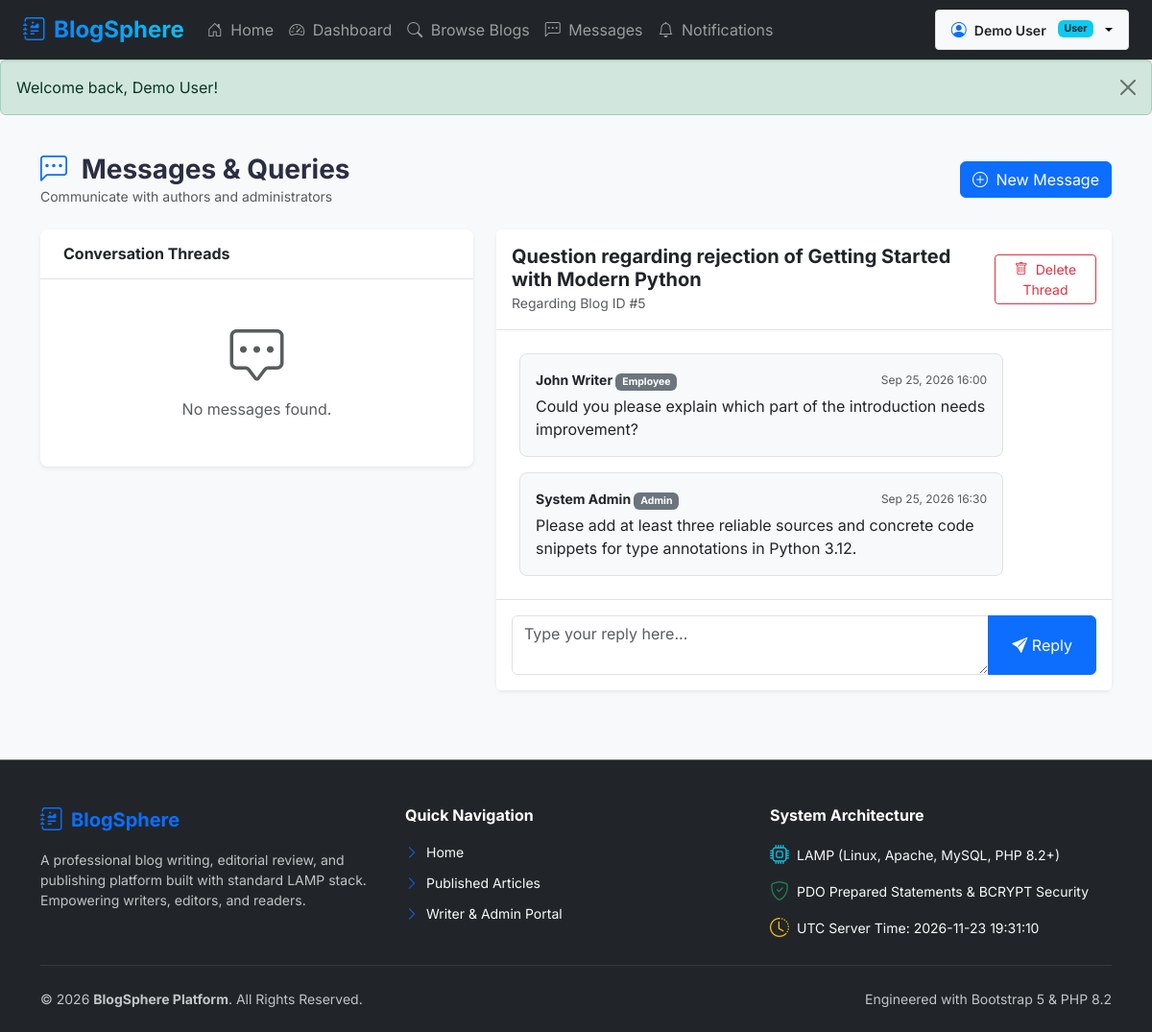
Page /user/messages.php?thread_id=1 (signed in) on the committed database.
### tables this page shows
CREATE TABLE `messages` (
  `id` INT AUTO_INCREMENT PRIMARY KEY,
  `sender_id` INT NOT NULL,
  `receiver_id` INT NOT NULL,
  `blog_id` INT DEFAULT NULL,
  `subject` VARCHAR(255),
  `message` TEXT NOT NULL,
  `parent_message_id` INT DEFAULT NULL,
  `status` ENUM('unread','read') DEFAULT 'unread',
  `created_at` TIMESTAMP DEFAULT CURRENT_TIMESTAMP,
  FOREIGN KEY (`sender_id`) REFERENCES `users`(`id`) ON DELETE CASCADE,
  FOREIGN KEY (`receiver_id`) REFERENCES `users`(`id`) ON DELETE CASCADE,
  FOREIGN KEY (`blog_id`) REFERENCES `blogs`(`id`) ON DELETE SET NULL,
  FOREIGN KEY (`parent_message_id`) REFERENCES `messages`(`id`) ON DELETE SET NULL
);

CREATE TABLE `users` (
  `id` INT AUTO_INCREMENT PRIMARY KEY,
  `username` VARCHAR(100) UNIQUE NOT NULL,
  `name` VARCHAR(100) NOT NULL,
  `email` VARCHAR(150) UNIQUE NOT NULL,
  `password` VARCHAR(255) NOT NULL,
  `role` ENUM('admin','employee','user') NOT NULL DEFAULT 'user',
  `profile_image` VARCHAR(255) DEFAULT NULL,
  `status` ENUM('active','inactive','blocked') DEFAULT 'active',
  `created_at` TIMESTAMP DEFAULT CURRENT_TIMESTAMP
);

### user/messages.php (the view, shortened to what this page needs)
<?php
$pdo = getDBConnection();
$userId = $_SESSION['user_id'];
$stmt = $pdo->prepare("
    SELECT m.*,
           sender.name AS sender_name, sender.role AS sender_role,
           receiver.name AS receiver_name, receiver.role AS receiver_role,
           b.title AS blog_title
    FROM messages m
    JOIN users sender ON m.sender_id = sender.id
    JOIN users receiver ON m.receiver_id = receiver.id
    LEFT JOIN blogs b ON m.blog_id = b.id
    WHERE m.receiver_id = ? OR m.sender_id = ?
    ORDER BY m.created_at DESC
");
$stmt->execute([$userId, $userId]);
$messages = $stmt->fetchAll();
$activeMsgId = isset($_GET['thread_id']) ? (int)$_GET['thread_id'] : (count($messages) > 0 ? $messages[0]['id'] : 0);
$conversation = [];
$activeMainMsg = null;
if ($activeMsgId > 0) {
    $stmtFindRoot = $pdo->prepare("SELECT * FROM messages WHERE id = ?");
    $stmtFindRoot->execute([$activeMsgId]);
    $activeMainMsg = $stmtFindRoot->fetch();
    if ($activeMainMsg) {
        $rootId = $activeMainMsg['parent_message_id'] ? $activeMainMsg['parent_message_id'] : $activeMainMsg['id'];
        $stmtThread = $pdo->prepare("
            SELECT m.*, sender.name as sender_name, sender.role as sender_role
            FROM messages m
            JOIN users sender ON m.sender_id = sender.id
            WHERE m.id = ? OR m.parent_message_id = ? OR m.id = (SELECT parent_message_id FROM messages WHERE id = ?)
            ORDER BY m.created_at ASC
        ");
        $stmtThread->execute([$rootId, $rootId, $rootId]);
        $conversation = $stmtThread->fetchAll();
    }
}
include __DIR__ . '/../includes/header.php';
?>
<div class="container py-4">
    <div class="d-flex justify-content-between align-items-center mb-4">
        <div>
            <h3 class="fw-bold mb-0"><i class="bi bi-chat-left-dots text-primary me-2"></i> Messages &amp; Queries</h3>
            <p class="text-muted small mb-0">Communicate with authors and administrators</p>
        </div>
        <a href="<?= BASE_URL ?>user/send_message.php" class="btn btn-primary"><i class="bi bi-plus-circle me-1"></i> New Message</a>
    </div>
    <div class="row g-4">
        <div class="col-lg-5">
            <div class="card border-0 shadow-sm rounded-3 overflow-hidden">
                <div class="card-header bg-white py-3 border-bottom">
                    <h6 class="fw-bold mb-0"><i class="bi bg-inbox me-2"></i> Conversation Threads</h6>
                </div>
                <div class="list-group list-group-flush" style="max-height: 550px; overflow-y: auto;">
                    <?php if (empty($messages)): ?>
                        <div class="text-center py-5 text-muted">
                            <i class="bi bi-chat-square-dots display-4"></i>
                            <p class="mt-2 mb-0">No messages found.</p>
                        </div>
                    <?php endif; ?>
                </div>
            </div>
        </div>
        <div class="col-lg-7">
            <div class="card border-0 shadow-sm rounded-3">
                <?php if ($activeMainMsg && !empty($conversation)): ?>
                    <div class="card-header bg-white py-3 border-bottom d-flex justify-content-between align-items-center">
                        <div>
                            <h5 class="fw-bold mb-0 text-dark"><?= htmlspecialchars($activeMainMsg['subject']) ?></h5>
                            <?php if ($activeMainMsg['blog_id']): ?>
                                <small class="text-muted">Regarding Blog ID #<?= $activeMainMsg['blog_id'] ?></small>
                            <?php endif; ?>
                        </div>
                        <a href="<?= BASE_URL ?>user/messages.php?action=delete&msg_id=<?= $activeMainMsg['id'] ?>" class="btn btn-sm btn-outline-danger" onclick="return confirm('Delete this conversation thread?');">
                            <i class="bi bi-trash me-1"></i> Delete Thread
                        </a>
                    </div>
                    <div class="card-body p-4" style="max-height: 400px; overflow-y: auto;">
                        <div class="d-flex flex-column gap-3">
                            <?php foreach ($conversation as $cMsg): ?>
                                <?php $isMe = ($cMsg['sender_id'] == $userId); ?>
                                <div class="p-3 rounded-3 <?= $isMe ? 'bg-primary bg-opacity-10 align-self-end text-end ms-5 border border-primary border-opacity-25' : 'bg-light align-self-start text-start me-5 border' ?>" style="max-width: 85%;">
                                    <div class="d-flex align-items-center justify-content-between mb-1 gap-3">
                                        <strong class="small text-dark"><?= $isMe ? 'You' : htmlspecialchars($cMsg['sender_name']) ?> <span class="badge bg-secondary text-capitalize"><?= htmlspecialchars($cMsg['sender_role']) ?></span></strong>
                                        <small class="text-muted" style="font-size: 0.75rem;"><?= formatDate($cMsg['created_at'], 'M d, Y H:i') ?></small>
                                    </div>
                                    <p class="mb-0 text-dark" style="white-space: pre-line;"><?= htmlspecialchars($cMsg['message']) ?></p>
                                </div>
                            <?php endforeach; ?>
                        </div>
                    </div>
                    <div class="card-footer bg-white p-3 border-top">
                        <form action="<?= BASE_URL ?>user/send_message.php" method="POST">
                            <div class="input-group">
                                <textarea name="message" class="form-control" rows="2" required placeholder="Type your reply here..."></textarea>
                                <button type="submit" class="btn btn-primary px-4"><i class="bi bi-send-fill"></i> Reply</button>
                            </div>
                        </form>
                    </div>
                <?php endif; ?>
            </div>
        </div>
    </div>
</div>
<?php include __DIR__ . '/../includes/footer.php'; ?>

### assets/css/style.css (style rules this page uses)
body { font-family: 'Inter', -apple-system, BlinkMacSystemFont, "Segoe UI", Roboto, sans-serif; color: #2b2d42; background-color: #f8f9fa; }

### includes/header.php (style rules this page uses)
body { font-family: 'Inter', -apple-system, sans-serif; background-color: #f8f9fa; color: #2b2d42; margin: 0; padding: 0; }

### rows in the picture
messages: subject "Question regarding rejection of Getting Started with Modern Python", blog "5", sender.name "John Writer", sender.role "Employee", created_at "Sep 25, 2026 16:00", message "Could you please explain which part of the introduction needs improvement?"
messages: sender.name "System Admin", sender.role "Admin", created_at "Sep 25, 2026 16:30", message "Please add at least three reliable sources and concrete code snippets for type annotations in Python 3.12."

### other values in the picture
$_SESSION['user_name'] "Demo User"
$role "User"
$flash['message'] "Welcome back, Demo User!"
